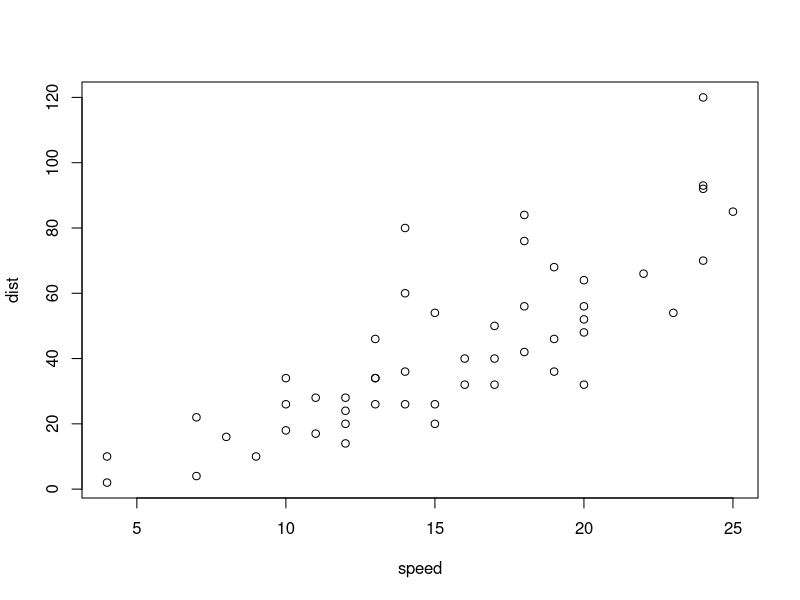
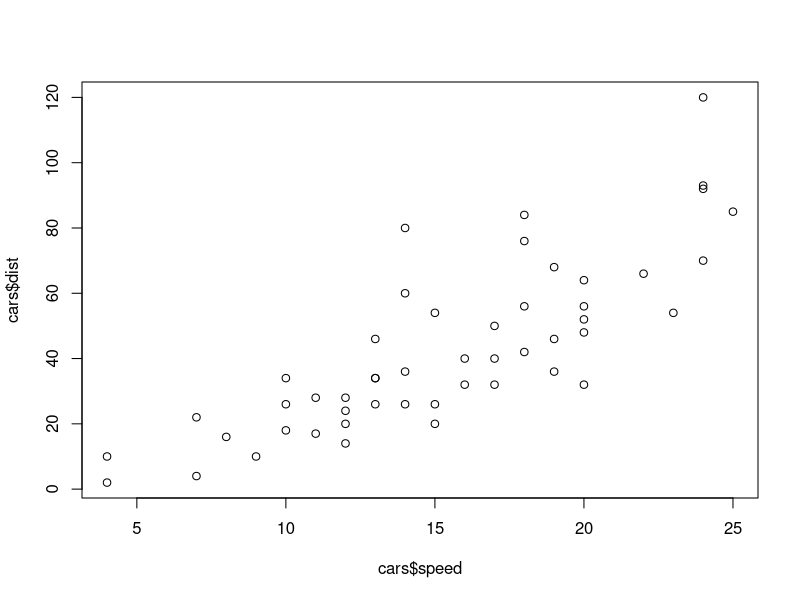
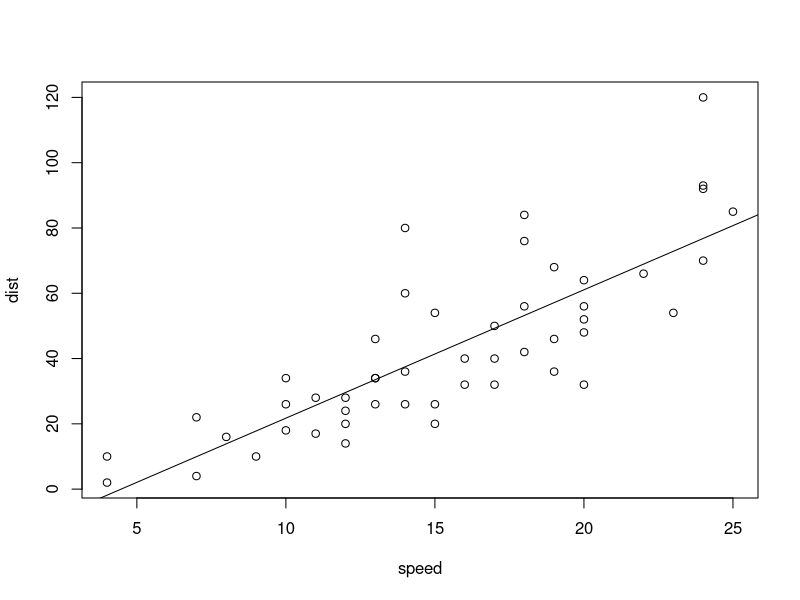

These figures' R source, in order:
## ---- chunk 1
knitr::opts_chunk$set(echo = TRUE)
## ---- chunk 2
attach(cars)
head(cars)
plot(cars)
plot(cars$speed, cars$dist)
cor(cars)
mx <- cor(cars$speed, cars$dist)
mx*mx
## ---- chunk 3
model1 <- lm(dist~speed) #lm linear model
model1
summary(model1)
## ---- chunk 4
anova(model1)
## ---- chunk 5
sd(cars$dist)
sqrt((21186 + 11354)/49)
## ---- chunk 6
plot(cars)
abline(model1)
## ---- chunk 7
attach(iris)
modeliris <- lm(formula = iris$Sepal.Length~iris$Sepal.Width + iris$Species)
summary(modeliris)
